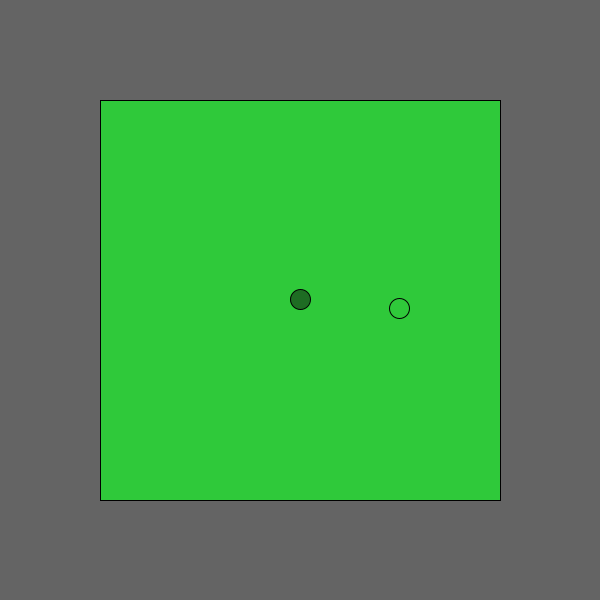
Frame 1 (no input)
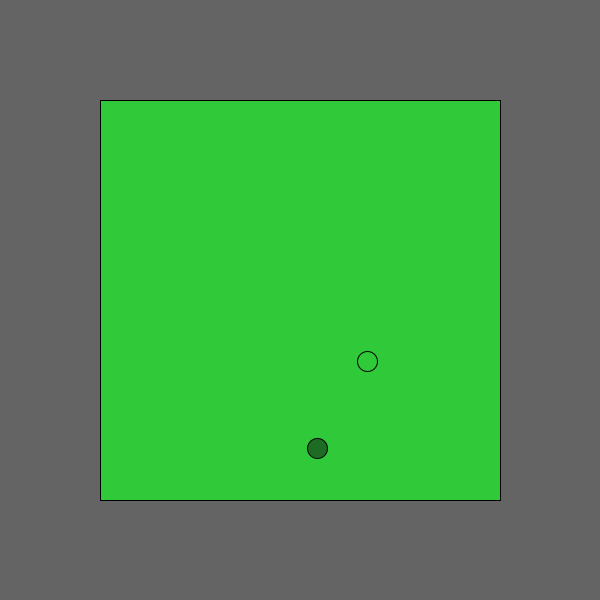
Frame 60 (the mouse pressed at the canvas centre just before this capture)
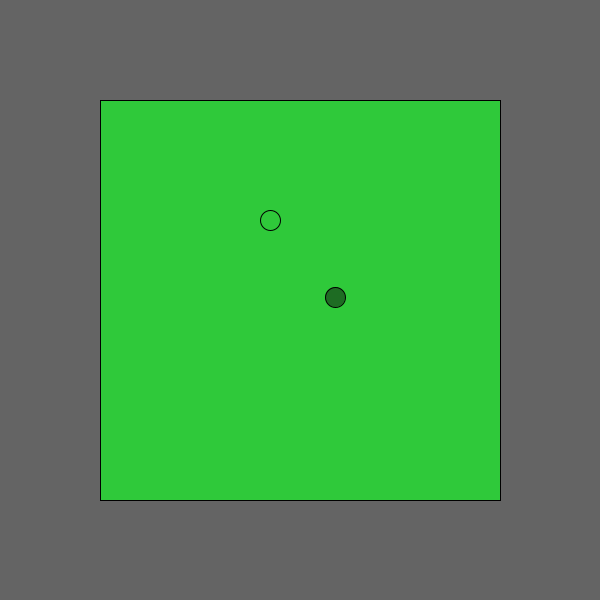
Frame 120 (the mouse held since frame 60 and released just before this capture)

The Processing sketch that drew these frames (run headless with seeded random() and noise(); from frame 60 on, the mouse is pressed at the canvas centre):

// Processing sketch: atom_style_flying
// ── atom_style_flying.pde
Circle circles;
void setup() {
  size(600,600);
  circles = new Circle();
}

void draw() {
  background(100);
  translate(width/2,height/2);
  fill(#2FC93A);
  rect(-width/3,-height/3,width - width/3,height - height/3);
  circles.Update();
  circles.Show();
  println(frameRate);
}
class Circle {
  
  PVector pos;
  PVector vel;
  PVector acc;
  float rot,x,y;
  PVector pos2;
  
  
  Circle() {
    this.rot = 0;
    pos = new PVector(0,0);
    vel = new PVector(random(-1,1),random(-1,1));
    acc = new PVector(0,0.1);
  }
  
  void Update() {
    if(this.rot > 360) {
      this.rot = 0;
    } else {
      this.rot += 5;
    }
    if (this.pos.y > (height/3) - 13) {
      this.vel.y = this.vel.y * -1;
    }
    if (this.pos.x > width/3 || this.pos.x < -width/3) {
      this.vel.x = this.vel.x * -1;
    }
    this.pos.add(this.vel);
    this.vel.add(this.acc);
    this.vel.limit(10);
    
    this.x = 100 * cos((this.rot/180) * PI);
    this.y = 100 * sin((this.rot/180) * PI);
    this.pos2 = new PVector(this.pos.x + x,this.pos.y + y);
    
  }
  
  void Show() {
    fill(#1E6C23);
    ellipse(this.pos.x,this.pos.y,20,20);
    noFill();
    ellipse(this.pos2.x, this.pos2.y,20,20);
  }
  
}
